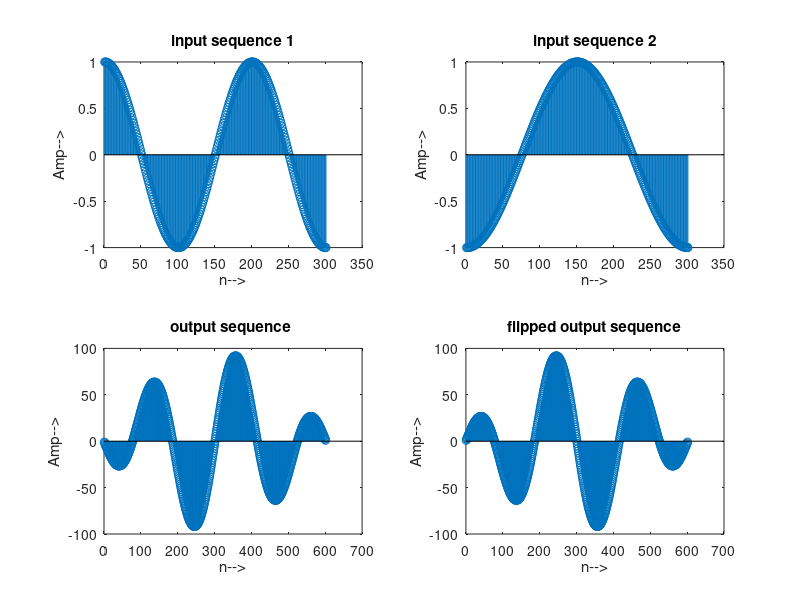

This figure's MATLAB source:
clc;
clear all;
close all;
fs=50;
n=-3:1/fs:3;

x1=sin(n*pi/2);
x2=cos(n*pi/3);
y=xcorr(x1,x2); 
figure;

subplot(2,2,1)
stem(x1);
xlabel('n-->');
ylabel('Amp-->');
title('input sequence 1');

subplot(2,2,2)
stem(x2);
xlabel('n-->');
ylabel('Amp-->');
title('input sequence 2');

subplot(2,2,3)
stem(y);
xlabel('n-->');
ylabel('Amp-->');
title('output sequence ');

subplot(2,2,4)
stem(fliplr(y));
xlabel('n-->');
ylabel('Amp-->');
title('flipped output sequence');


disp('the resultant is ');
fliplr(y);

